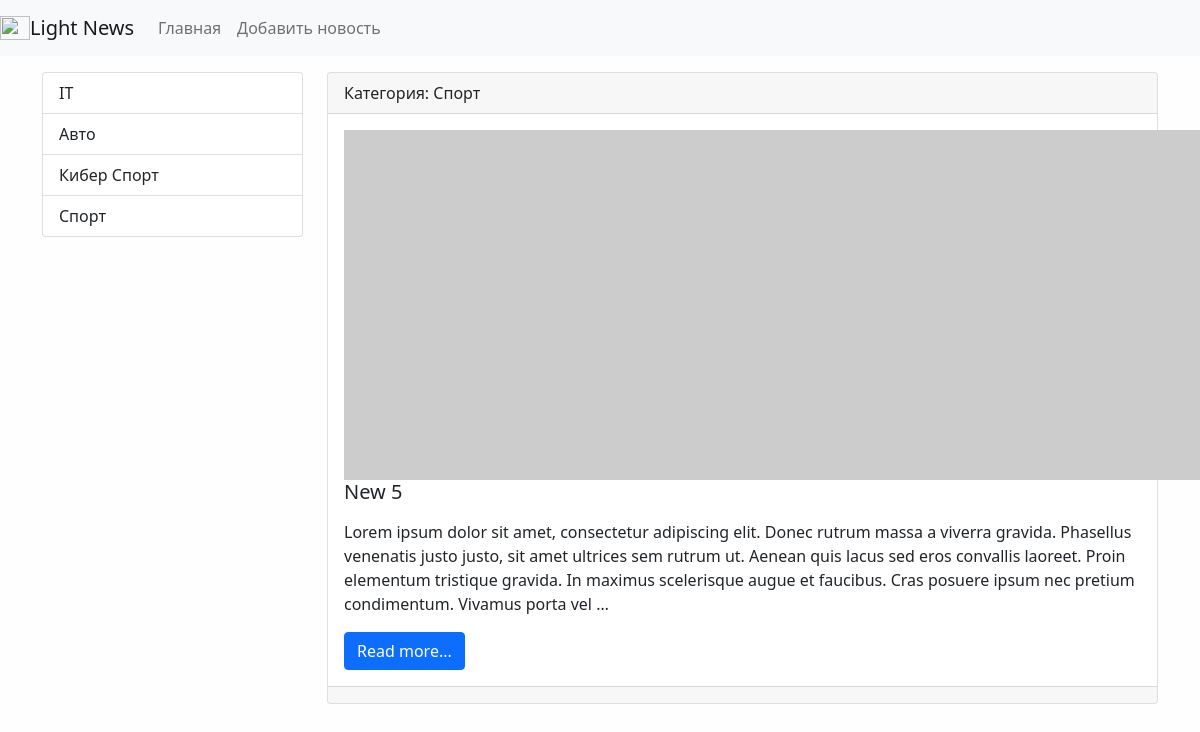
Before: /news/category/1/ with the older database file.
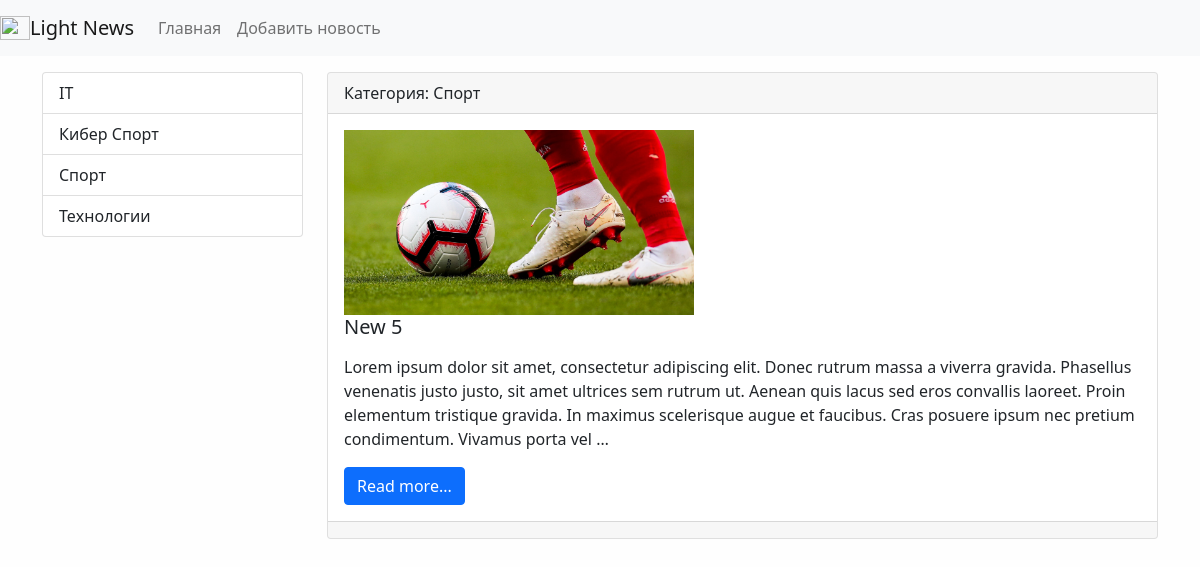
After: the same page with the newer database file.
### news/models.py (models this page shows, shortened)
class Category(models.Model):
    title = models.CharField(max_length=150, db_index=True)
    def get_absolute_url(self):
        return reverse_lazy('category', kwargs={'category_id': self.pk})
    def __str__(self):
        return self.title
    class Meta:
        verbose_name = 'Категория'
        verbose_name_plural = 'Категории'
        ordering = ['title']

class News(models.Model):
    title = models.CharField(max_length=128)
    content = models.TextField(blank=True)
    created_date = models.DateTimeField(auto_now_add=True)
    updated_date = models.DateTimeField(auto_now=True)
    photo = models.ImageField(upload_to='photos/%Y/%m/%d', blank=True)
    publish = models.BooleanField(default=True)
    category = models.ForeignKey('Category', on_delete=models.PROTECT, null=True)
    def get_absolute_url(self):
        return reverse_lazy('view_news', kwargs={'news_id': self.pk})
    class Meta:
        verbose_name = 'Новость'
        verbose_name_plural = 'Новости'
        ordering = ['-created_date']

### news/views.py (the view)
# urls.py: path('category/<int:category_id>/', get_category, name='category'),
def get_category(request, category_id):
    news = News.objects.filter(category_id=category_id)
    category = Category.objects.get(pk=category_id)
    context = {'news': news,
               'category': category
               }
    return render(request, 'news/category.html', context=context)

### news/templatetags/news_tags.py (called while the page is built)
@register.inclusion_tag('news/list_categories.html')
def show_categories():
    categories = Category.objects.all()
    return {'categories': categories}

### news/templates/news/category.html (shortened to what this page needs)
{% extends 'base.html' %}
{% block sidebar %}
{% include 'inc/_sidebar.html' %}
{% endblock %}
{% block content %}
{% for item in news %}
<div class="card mb-3">
    <div class="card-header">
        Категория: {{ item.category }}
    </div>
    <div class="card-body">
        <div class="media">
            {% if item.photo %}
            <img src="{{ item.photo.url }}" alt="" width="350" class="mr-3">
            {% else %}
            <img src="https://picsum.photos/id/1060/350/235/?blur=2" alt="" class="mr-3">
            {% endif %}
            <div class="media-body">
                <h5 class="card-title">{{ item.title }}</h5>
                <p class="card-text">{{ item.content|safe|linebreaks|truncatewords:50 }}</p>
                <a href="{{ item.get_absolute_url }}" class="btn btn-primary">Read more...</a>
            </div>
        </div>
    </div>
    <div class="card-footer text-muted">
    </div>
</div>
{% endfor %}
{% endblock %}

### news/templates/news/list_categories.html
<div class="list-group">
    {% for item in categories %}
    <a href="{{ item.get_absolute_url }}" class="list-group-item list-group-item-action">
        {{ item.title }}</a>
    {% endfor %}
</div>

Changed rows visible on the page:
changed Category: title "Авто" → "Технологии"; moves down the list
changed News "New 5": photo: picture added
